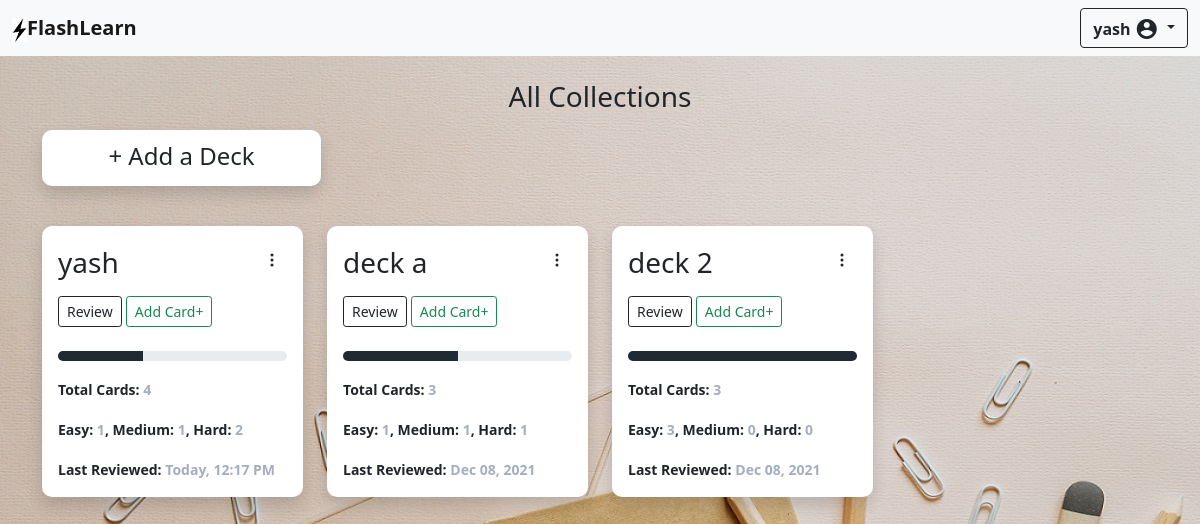
The app's page /dashboard (signed in) with its own data.
### application/models.py (models this page shows)
class User(db.Model, UserMixin):
    __tablename__ = 'user'
    id = db.Column(db.Integer, autoincrement = True, primary_key = True)
    username = db.Column(db.String)
    email = db.Column(db.String, nullable = False)
    password = db.Column(db.String(255), nullable = False)
    active = db.Column(db.Boolean())
    decks = db.relationship('Deck',backref='user',cascade='all,delete')

class Deck(db.Model):
    __tablename__ = 'deck'
    id = db.Column(db.Integer, autoincrement = True, primary_key = True)
    name = db.Column(db.String, nullable = False)
    user_id = db.Column(db.Integer, db.ForeignKey("user.id"))
    last_reviewed = db.Column(db.String)
    cards = db.relationship('Card',backref='deck',cascade='all,delete')

### application/controllers.py (the view)
@app.route("/dashboard", methods = ["GET", "POST"])
@login_required
def dashboard():
	user_id = current_user.id
	decks = Deck.query.filter_by(user_id = user_id).all()
	import datetime
	for deck in decks:
		count = 0
		easy_count = 0
		medium_count = 0
		hard_count = 0
		cards = Card.query.filter_by(deck_id=deck.id).all()
		for card in cards:
			count += 1
			if card.score == 1:
				medium_count += 1
			elif card.score == 2:
				easy_count += 1
			elif card.score == 0:
				hard_count += 1
		deck.count = count
		deck.easy_count = easy_count
		deck.medium_count = medium_count
		deck.hard_count = hard_count
		if deck.last_reviewed == "2000-01-01 18:41:30.082089":
			deck.last_reviewed = "Never"
		score = 0
		if count != 0:
			score = int(((easy_count * 2 + medium_count) / (2 * count)) * 100)
		deck.score = score
	return render_template("dashboard.html", decks = decks)

### application/controllers.py (called while the page is built)
@login_manager.user_loader
def load_user(user_id):
    return User.query.get(int(user_id))

### templates/dashboard.html (shortened to what this page needs)
<!doctype html>
<html lang="en">
  <head>
    <link href="https://cdn.jsdelivr.net/npm/bootstrap@5.1.1/dist/css/bootstrap.min.css" rel="stylesheet">
  </head>
  <body style="background-image: url(../static/background.jpg);">
  <nav class="navbar navbar-light bg-light" >
  <div class="container-fluid">
    <a href = "/dashboard" class="navbar-brand"><img src="../static/flash_logo.jpg"><strong>FlashLearn</strong></a>
<div class="navigation">
  <button class="btn btn-outline-dark dropdown-toggle profile_button" type="button" id="dropdownMenuButton" data-toggle="dropdown" aria-haspopup="true" aria-expanded="false" style= "transition: 0.5s; "><strong class = "profile">{% if current_user.is_authenticated %}{{current_user.username}}{% endif %}</strong>
<span class="material-icons md-24 profile">account_circle</span>
  </button>
</div>
  </div>
</nav>
<div class = "below_nav" style="position: fixed; min-height: 100%; height: 100%">
  <h3 class="mt-4" style="text-align: center;">All Collections</h3>
 <div class="container mt-2 mb-3">
    <div class="col-md-3">
      <div class="card shadow mt-3 p-2 mb-0 add_deck" type="button" data-toggle="modal" data-target="#exampleModalCenter">
              <div class="mt-1" style="text-align: center;">
                  <h4>+ Add a Deck</h4>
              </div>
      </div>
    </div><br>
 <div class="row">
{% for deck in decks %}
	<div class="col-md-3">
            <div class="card shadow mt-3 p-3 mb-2">
                <div class="mt-1">
                	<div style="width: 100%;">
                		<div class="btn-group" style="width: 10%; float: right;">
                		<a role="button" data-toggle="dropdown" aria-haspopup="true" aria-expanded="false">
                    		<svg xmlns="http://www.w3.org/2000/svg" width="16" height="auto" fill="currentColor" class="bi bi-three-dots-vertical" viewBox="0 0 16 16">
  <path d="M9.5 13a1.5 1.5 0 1 1-3 0 1.5 1.5 0 0 1 3 0zm0-5a1.5 1.5 0 1 1-3 0 1.5 1.5 0 0 1 3 0zm0-5a1.5 1.5 0 1 1-3 0 1.5 1.5 0 0 1 3 0z"/>
</svg>
                    	</a>
                    </div>
                		<h3 style="width: 90%;">{{deck["name"]}}</h3>
                	</div>
                    <a href = "review/{{deck["id"]}}"><button class="btn btn-outline-dark mt-2 review_button btn-sm">Review</button></a>
                    <a href = "/edit_deck/{{deck['id']}}"><button class="btn btn-outline-success mt-2  btn-sm">Add Card+</button></a>
                    <div class="mt-4">
                        <div class="progress">
                            <div class="progress-bar" role="progressbar" aria-valuenow = "{{deck["score"]}}" style="width: 0%"  aria-valuemin="0" aria-valuemax="100"></div>
                        </div>
                        <div class="mt-3"> <span class="text1">Total Cards: <span class="text2">{{deck["count"]}}</span></span> </div>
                        <div class="mt-3"> <span class="text1">Easy: <span class="text2">{{deck["easy_count"]}}</span>, Medium: <span class="text2">{{deck["medium_count"]}}</span>, Hard: <span class="text2">{{deck["hard_count"]}}</span></span> </div>
                        <div class="mt-3"> <span class="text1">Last Reviewed: <span class="text2 last_reviewed" aria-valuenow = "{{deck["last_reviewed"]}}"></span></span> </div>
                    </div>
                </div>
            </div>
        </div>
{% endfor %}
  </body>
</html>

### templates/dashboard.html (style rules this page uses)
nav { z-index:1; }
.below_nav { width: 100%; padding-left: 20px; padding-right: 20px; overflow-y: scroll; padding-bottom: 80px; }
.profile { vertical-align: middle; }
body { background-color: #e8eceb; }
.card { border: none; border-radius: 10px }
.progress { height: 10px; border-radius: 10px }
.progress-bar { transition-duration: 1s; }
.progress div { background-color: #1f2a35; }
.text1 { font-size: 14px; font-weight: 600 }
.text2 { color: #a5aec0 }
.add_deck, .review_button { transition: 0.5s; }

### records on screen
User: username "yash"
Deck: name "yash", {{ deck["score"] }} 37 (drawn), count "4", easy_count "1", medium_count "1", hard_count "2"
Deck: name "deck a", {{ deck["score"] }} 50 (drawn), count "3", easy_count "1", medium_count "1", hard_count "1"
Deck: name "deck 2", {{ deck["score"] }} 100 (drawn), count "3", easy_count "3", medium_count "0", hard_count "0"
